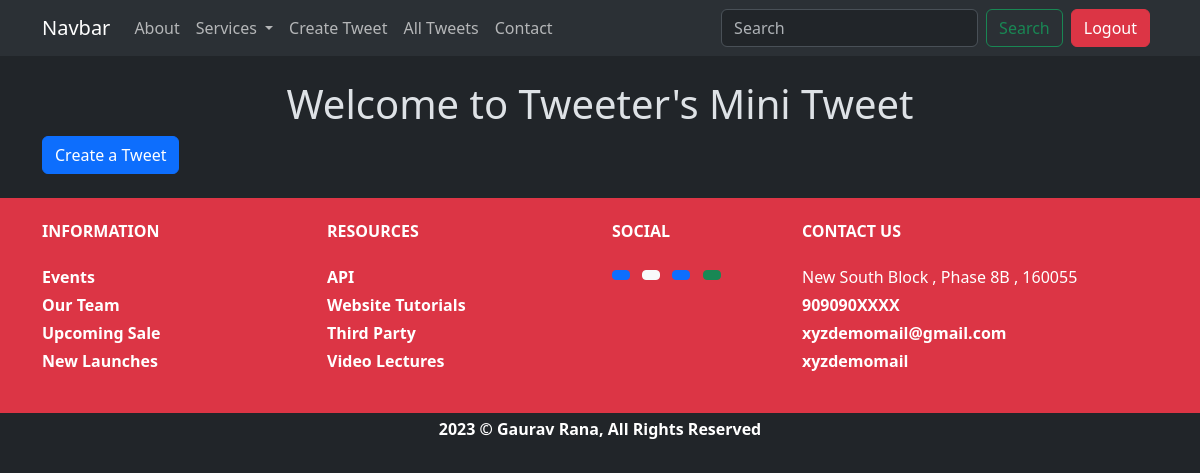
The page /tweet/ (signed in) on the database as committed earlier.
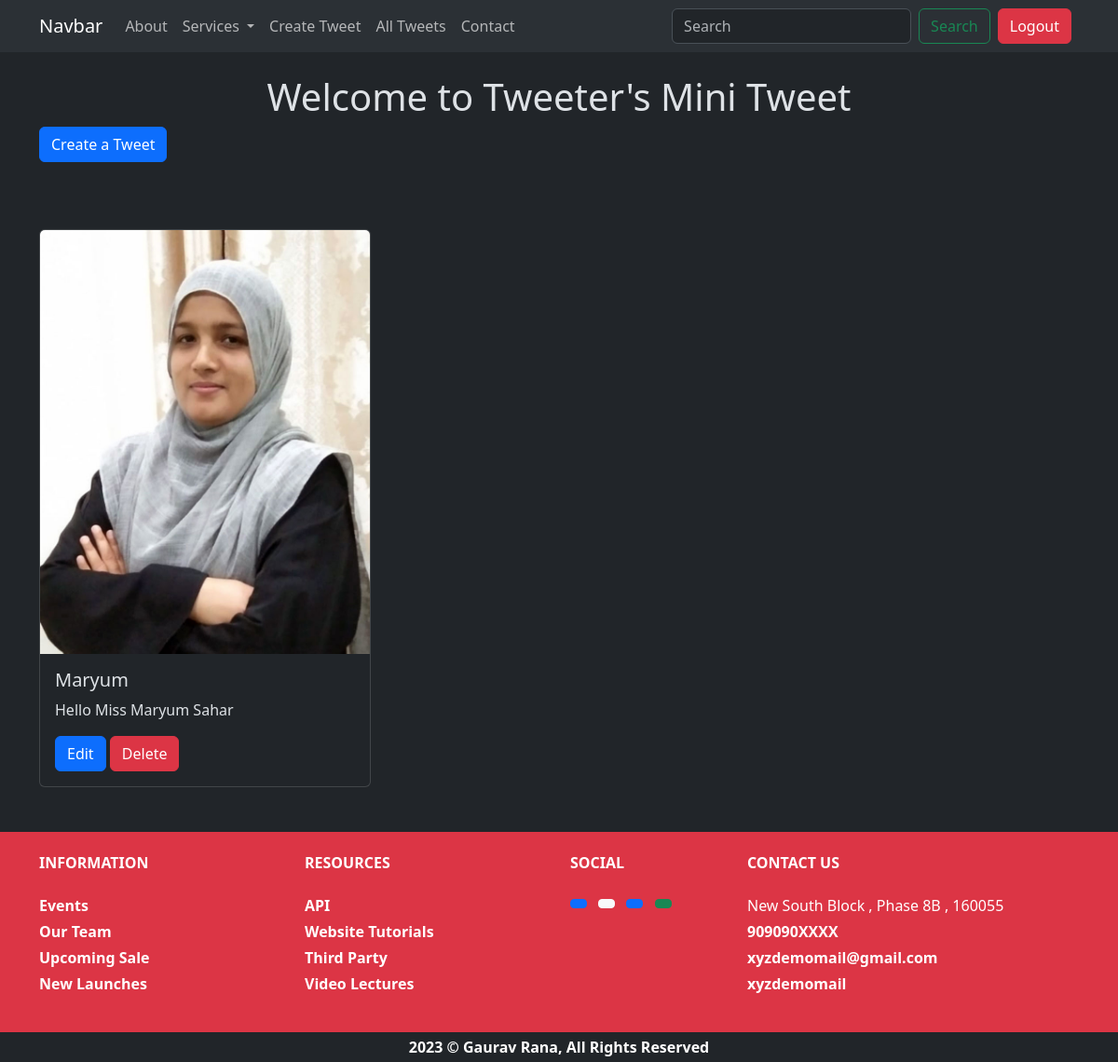
The same page on the database as committed later.
### tweet/models.py (models this page shows, shortened)
class Tweet(models.Model):
    user = models.ForeignKey(User, on_delete=models.CASCADE)
    text = models.TextField(max_length=240)
    image = models.ImageField(upload_to='images/', blank=False, null=False)
    created_at = models.DateTimeField(auto_now_add=True)
    updated_at = models.DateTimeField(auto_now=True)

### tweet/views.py (the view)
# urls.py: path('', views.tweet_list, name='tweet_list'),
def tweet_list(request):
    tweets = Tweet.objects.all().order_by('-created_at')
    return render(request, 'tweet_list.html', {'tweets': tweets})

### tweet/templates/tweet_list.html (shortened to what this page needs)
{% extends "layout.html" %}
{% block content %}
    <h1 class="text-center mt-4">
        Welcome to Tweeter's Mini Tweet
    </h1>
    <div class="container">
        <a href="{% url "tweet_create" %}" class="btn btn-primary mb-4">Create a Tweet</a>
        <div class="row">
            {% for tweet in tweets  %}
            <div class="col-md-4 py-5">
                <div class="card">
                   <img src="{{tweet.image.url}}" class="card-img-top" alt="..." />
                    <div class="card-body">
                        <h5 class="card-title">{{tweet.user.username}}</h5>
                        <p class="card-text">
                        {{tweet.text}}
                        </p>
                        {% if tweet.user == user %}
                        <a href="{% url 'tweet_edit' tweet.id %}" class="btn btn-primary">Edit</a>
                        <a href="{% url 'tweet_delete' tweet.id %}" class="btn btn-danger">Delete</a>
                        {% endif %}
                    </div>
                </div>
            </div>
        {% endfor %}
        </div>
    </div>
{% endblock  %}

Rows that differ between the two databases and show on the page:
added Tweet: image (picture), user.username "Maryum", text "Hello Miss Maryum Sahar", shows "Edit"
